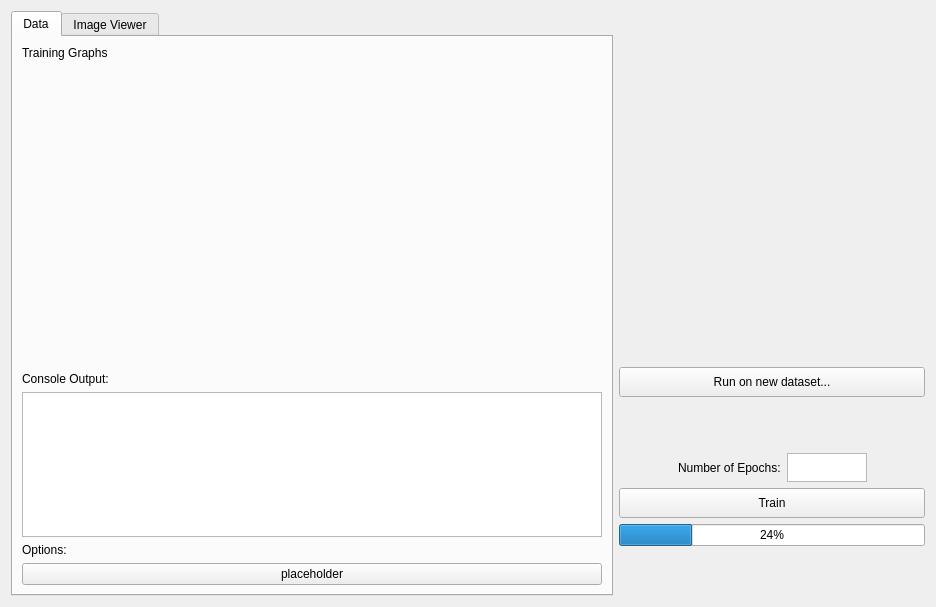
<?xml version="1.0" encoding="UTF-8"?>
<ui version="4.0">
 <class>Form</class>
 <widget class="QWidget" name="Form">
  <property name="geometry">
   <rect>
    <x>0</x>
    <y>0</y>
    <width>936</width>
    <height>607</height>
   </rect>
  </property>
  <property name="windowTitle">
   <string>Form</string>
  </property>
  <layout class="QHBoxLayout" name="horizontalLayout_2">
   <item>
    <layout class="QHBoxLayout" name="horizontalLayout" stretch="4,2">
     <item>
      <widget class="QTabWidget" name="tabWidget">
       <property name="minimumSize">
        <size>
         <width>600</width>
         <height>400</height>
        </size>
       </property>
       <property name="currentIndex">
        <number>0</number>
       </property>
       <widget class="QWidget" name="data_tab">
        <attribute name="title">
         <string>Data</string>
        </attribute>
        <layout class="QVBoxLayout" name="verticalLayout_5">
         <item>
          <layout class="QVBoxLayout" name="verticalLayout_4">
           <item>
            <widget class="QLabel" name="training_graphs">
             <property name="text">
              <string>Training Graphs</string>
             </property>
            </widget>
           </item>
           <item>
            <widget class="QWidget" name="Mathlibgraphs" native="true">
             <property name="minimumSize">
              <size>
               <width>500</width>
               <height>300</height>
              </size>
             </property>
            </widget>
           </item>
           <item>
            <widget class="QLabel" name="console_output_label">
             <property name="text">
              <string>Console Output:</string>
             </property>
            </widget>
           </item>
           <item>
            <widget class="QTextEdit" name="console_output_textbox">
             <property name="readOnly">
              <bool>true</bool>
             </property>
            </widget>
           </item>
           <item>
            <widget class="QLabel" name="label_4">
             <property name="text">
              <string>Options:</string>
             </property>
            </widget>
           </item>
           <item>
            <layout class="QHBoxLayout" name="horizontalLayout_5">
             <item>
              <widget class="QPushButton" name="pushButton_3">
               <property name="text">
                <string>placeholder</string>
               </property>
              </widget>
             </item>
            </layout>
           </item>
          </layout>
         </item>
        </layout>
       </widget>
       <widget class="QWidget" name="image_viewer_tab">
        <attribute name="title">
         <string>Image Viewer</string>
        </attribute>
       </widget>
      </widget>
     </item>
     <item>
      <layout class="QVBoxLayout" name="verticalLayout_2">
       <item>
        <layout class="QHBoxLayout" name="horizontalLayout_3">
         <item>
          <widget class="QWidget" name="HighestConfidenceImages" native="true">
           <property name="minimumSize">
            <size>
             <width>150</width>
             <height>300</height>
            </size>
           </property>
          </widget>
         </item>
         <item>
          <widget class="QWidget" name="WorstConfidenceImages" native="true">
           <property name="minimumSize">
            <size>
             <width>150</width>
             <height>300</height>
            </size>
           </property>
          </widget>
         </item>
        </layout>
       </item>
       <item>
        <layout class="QVBoxLayout" name="verticalLayout_3">
         <item>
          <spacer name="verticalSpacer">
           <property name="orientation">
            <enum>Qt::Vertical</enum>
           </property>
           <property name="sizeHint" stdset="0">
            <size>
             <width>20</width>
             <height>40</height>
            </size>
           </property>
          </spacer>
         </item>
         <item>
          <widget class="QPushButton" name="select_new_dataset_button">
           <property name="minimumSize">
            <size>
             <width>0</width>
             <height>30</height>
            </size>
           </property>
           <property name="text">
            <string>Run on new dataset...</string>
           </property>
          </widget>
         </item>
         <item>
          <spacer name="verticalSpacer_2">
           <property name="orientation">
            <enum>Qt::Vertical</enum>
           </property>
           <property name="sizeHint" stdset="0">
            <size>
             <width>20</width>
             <height>40</height>
            </size>
           </property>
          </spacer>
         </item>
         <item>
          <layout class="QHBoxLayout" name="horizontalLayout_4" stretch="0,0,0,0">
           <item>
            <spacer name="horizontalSpacer">
             <property name="orientation">
              <enum>Qt::Horizontal</enum>
             </property>
             <property name="sizeHint" stdset="0">
              <size>
               <width>40</width>
               <height>20</height>
              </size>
             </property>
            </spacer>
           </item>
           <item>
            <widget class="QLabel" name="label">
             <property name="maximumSize">
              <size>
               <width>150</width>
               <height>30</height>
              </size>
             </property>
             <property name="text">
              <string>Number of Epochs:</string>
             </property>
            </widget>
           </item>
           <item>
            <widget class="QTextEdit" name="textEdit">
             <property name="maximumSize">
              <size>
               <width>80</width>
               <height>29</height>
              </size>
             </property>
            </widget>
           </item>
           <item>
            <spacer name="horizontalSpacer_2">
             <property name="orientation">
              <enum>Qt::Horizontal</enum>
             </property>
             <property name="sizeHint" stdset="0">
              <size>
               <width>40</width>
               <height>20</height>
              </size>
             </property>
            </spacer>
           </item>
          </layout>
         </item>
         <item>
          <widget class="QPushButton" name="train_button">
           <property name="minimumSize">
            <size>
             <width>0</width>
             <height>30</height>
            </size>
           </property>
           <property name="text">
            <string>Train</string>
           </property>
          </widget>
         </item>
         <item>
          <widget class="QProgressBar" name="progressBar">
           <property name="value">
            <number>24</number>
           </property>
          </widget>
         </item>
         <item>
          <spacer name="verticalSpacer_3">
           <property name="orientation">
            <enum>Qt::Vertical</enum>
           </property>
           <property name="sizeHint" stdset="0">
            <size>
             <width>20</width>
             <height>40</height>
            </size>
           </property>
          </spacer>
         </item>
        </layout>
       </item>
      </layout>
     </item>
    </layout>
   </item>
  </layout>
 </widget>
 <resources/>
 <connections/>
</ui>
